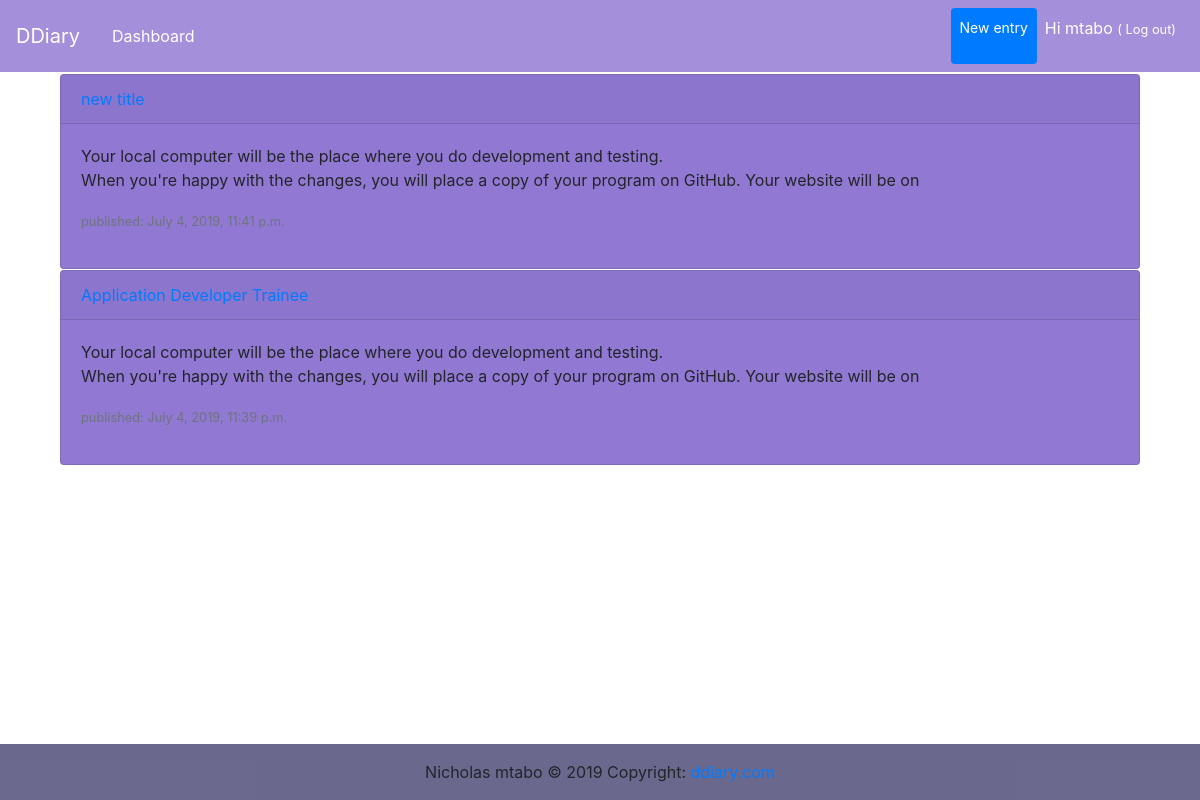
The app's page / (signed in) with its own data.
### entries/models.py (models this page shows, shortened)
class Entry(models.Model):
  author = models.ForeignKey(settings.AUTH_USER_MODEL, on_delete=models.CASCADE)
  title = models.CharField(max_length=200)
  text = models.TextField(max_length=700)
  created_date = models.DateTimeField(default=timezone.now)

### entries/views.py (the view)
# urls.py: path('', views.entry_list, name='entry_list'),
def entry_list(request):
  entries = Entry.objects.filter(author=request.user.id).order_by('-created_date') #filter(author=request.user.title)
  return render(request, 'entries/entry_list.html', {'entries': entries})

### entries/templates/entries/entry_list.html (shortened to what this page needs)
{% extends 'entries/base.html' %}
{% block content %}
{% if user.is_authenticated %}
  {% if entries %}
  {% for entry in entries %}
		<div class="card" style="margin-top: .1em; background-color: rgba(72, 32, 182, 0.6);">
			<div class="card-header">
				<span>
					<a href="{% url 'entry_detail' pk=entry.pk %}">{{ entry.title }}</a>
				</span>
			</div>
			<div class="card-body">
				<p>{{ entry.text | linebreaksbr }}</p>
		  	<p class="date"><small class="text-muted">
		    published: {{ entry.created_date }}
		    </small>
		  </p>
		</div>
		</div>
		{% endfor %}
		{% endif %}
		{% else %}
		<div class="jumbotron jumbotron" style="margin-top: 2em; position: relative; background-color:transparent !important;">
			<h2 class="my-4" >keep a private life</h2>
			<h3 class="lead">register to start</h3>
			<a href="{% url 'signup' %}" class="btn btn-primary btn-lg" role="button">register</a>
		</div>
{% endif %}
{% endblock%}

### entries/templates/entries/base.html (shortened to what this page needs)
{% load static %}
<!DOCTYPE html>
<html lang="en">
<head>
  <link rel="stylesheet" href="https://stackpath.bootstrapcdn.com/bootstrap/4.3.1/css/bootstrap.min.css">
  <link rel="stylesheet" href="{% static 'entries/style.css' %}">
  <link rel="stylesheet" href="{% static 'base.css' %}">
</head>
<body class="fluid">
  <nav class="navbar sticky-top navbar-expand-md navbar-light" style="background-color: rgba(72, 32, 182, 0.5); color: #fff;">
    <a class="navbar-brand" style="color: #fff;" href="/">DDiary</a>
    <a class="nav-item nav-link active" href="/" style="color: #fff;">
      Dashboard</a>
    <div class="collapse navbar-collapse justify-content-end" id="navbarNavAltMarkup">
      <div class="navbar-nav">
      	<a class="nav-item nav-link btn btn-primary btn-sm" href="{% url 'post_new' %}" class="top-menu" style="color: #fff;">
          New entry</a>
        {% if user.is_authenticated %}
        <p class="nav-item nav-link" style="color: #fff;">
          Hi {{ user.username }} <small>(<a href="{% url 'logout' %}" style="color: #fff;">
            Log out</a>)</small></p>
        {% else %}
        <a class="nav-item nav-link" href="{% url 'login' %}" class="top-menu" style="color: #fff;">login</a>
        <a class="nav-item nav-link" href="{% url 'signup' %}" class="top-menu" style="color: #fff;">signup</a>
        {% endif %}
      </div>
    </div>
  </nav>
  <div class="content container">
    <div class="col-sm-12">
      {% block content %}
      {% endblock %}
    </div>
  </div>
  <footer class="page-footer font-small blue" style='background:rgba(8, 6, 66, .6); bottom: 0; position: absolute; width: 100%'>
    <div class="footer-copyright text-center py-3">Nicholas mtabo © 2019 Copyright:
      <a href="/"> ddiary.com</a>
    </div>
  </footer>
</body>
</html>

### records on screen
Entry: title "new title", text "Your local computer will be the place where you do development and testing. When you're happy with the changes, you will place a copy of your program on GitHub. Your website will be on", created_date "July 4, 2019, 11:41 p.m."
Entry: title "Application Developer Trainee", text "Your local computer will be the place where you do development and testing. When you're happy with the changes, you will place a copy of your program on GitHub. Your website will be on", created_date "July 4, 2019, 11:39 p.m."

### other values on screen
{{ user.username }} "mtabo"
